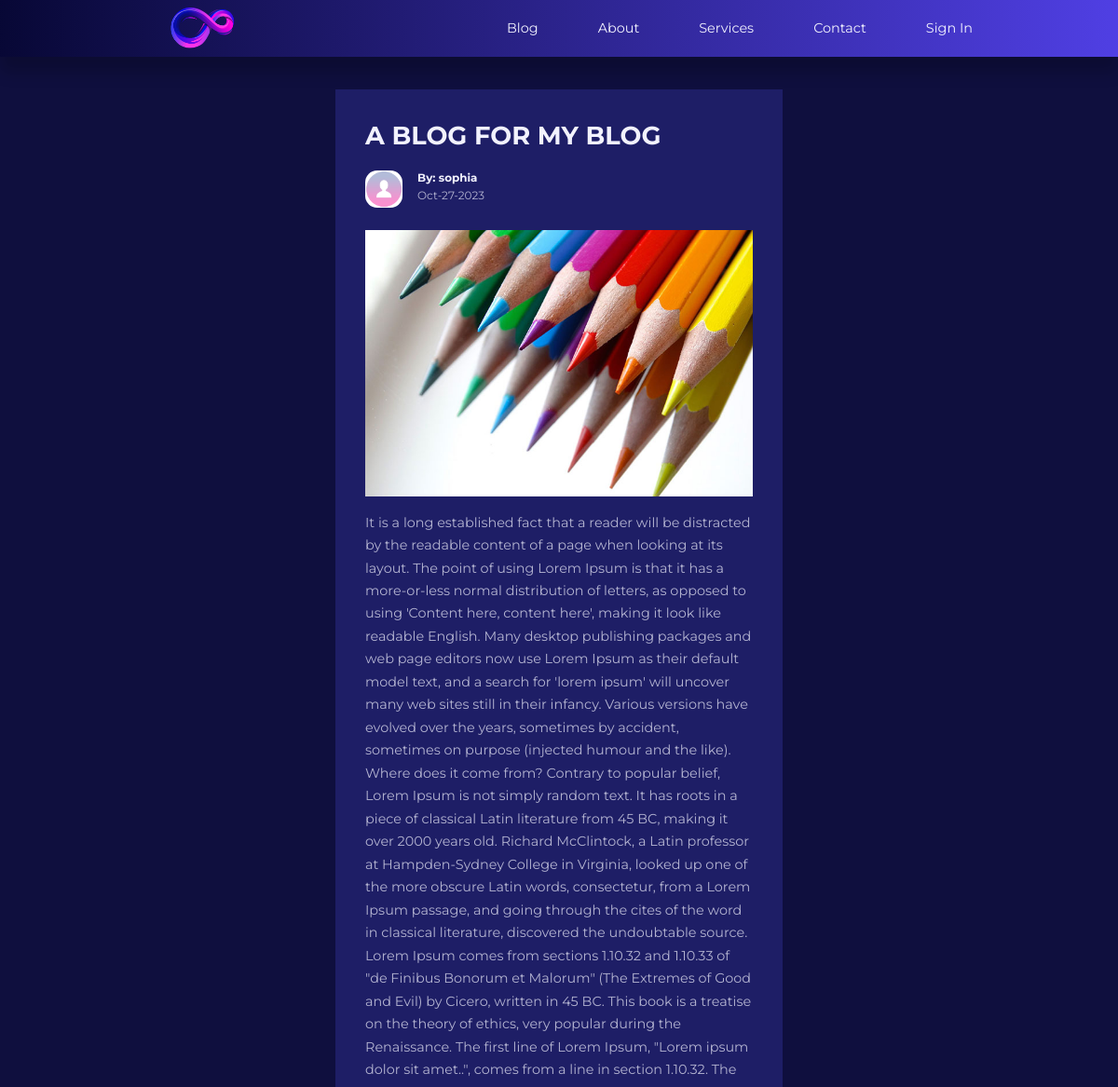
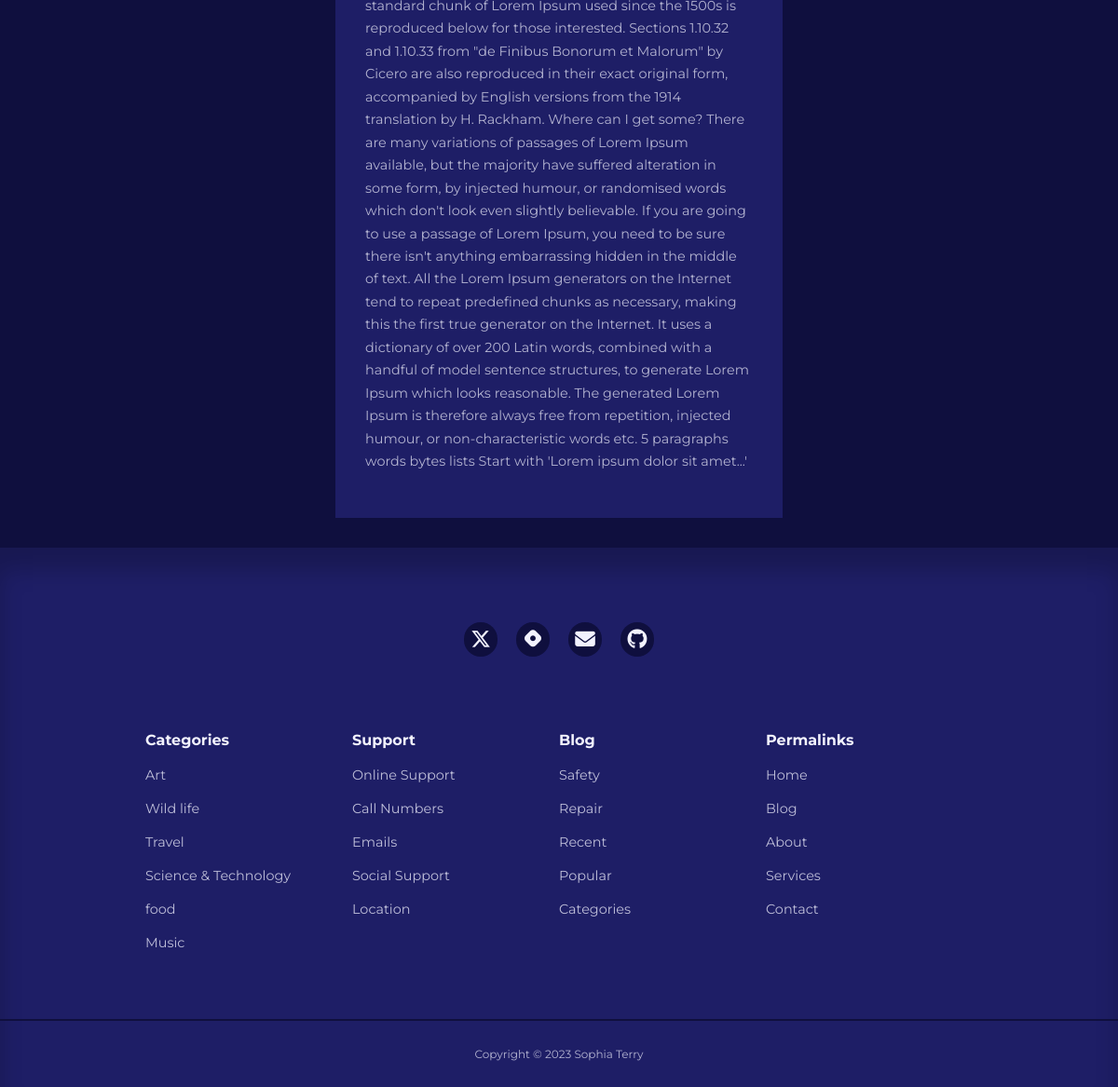
Screenshot of /post/3 with the database file from the repository (2 pictures, top to bottom).
### app/models.py (models this page shows, shortened)
class Post(db.Model):
    id = db.Column(db.Integer, primary_key=True)
    title = db.Column(db.String(120))
    content = db.Column(db.Text)
    image = db.Column(db.String(120), nullable=True)
    timestamp = db.Column(db.DateTime, index=True, default=datetime.utcnow)
    user_id = db.Column(db.Integer, db.ForeignKey('user.id', name='fk_user_id'))
    category_id = db.Column(db.Integer, db.ForeignKey('category.id', name='fk_category_id'))
    category = db.relationship('Category', backref=db.backref('posts', lazy=True))

class User(UserMixin, db.Model):
    id = db.Column(db.Integer, primary_key=True)
    username = db.Column(db.String(100), index=True, unique=True)
    email = db.Column(db.String(120), index=True, unique=True)
    password_hash = db.Column(db.String(128))
    picture = db.Column(db.String(120), nullable=True)
    posts = db.relationship('Post', backref='author', lazy='dynamic')
    about_me = db.Column(db.String(140))
    last_seen = db.Column(db.DateTime, default=datetime.utcnow)
    followed = db.relationship(
        'User', secondary=followers,
        primaryjoin=(followers.c.follower_id == id),
        secondaryjoin=(followers.c.followed_id == id),
        backref=db.backref('followers', lazy='dynamic'), lazy='dynamic'
    )

### app/routes.py (the view)
@app.route('/post/<int:post_id>')
def single_post(post_id):
   post = Post.query.get_or_404(post_id)
   author = post.author
   return render_template('single_post.html', post=post, author=author)

### app/routes.py (called while the page is built)
@app.before_request
def before_request():
    if current_user.is_authenticated:
        current_user.last_seen = datetime.utcnow()
        db.session.commit()

### app/templates/single_post.html (shortened to what this page needs)
{% extends "base.html" %}
{% block content %}
    <section class="singlepost">
        <div class=" container singlepost__container">
            <h2>{{ post.title }}</h2>
            <div class="post__author">
                <div class="post__author-avator">
                            {% if current_user.is_authenticated %}
                            <img src="{{ url_for('static', filename='images/' + author.picture) }}" alt="avatar">
                            {% else %}
                            <img src="{{ url_for('static', filename='/images/default_profile_pc.png') }}" alt="Default Image">
                            {% endif %}
                </div>
                <div class="post__author-info">
                    <a href="{{ url_for('user', username=post.author.username) }}">
                    <h5>By: {{post.author.username }}</h5></a>
                    <small> {{ post.timestamp.strftime('%b-%d-%Y') }}</small>
                </div>
            </div>
            <div class="singlepost__thumbnail">
               {% if post.image %}
                <img src="{{ url_for('static', filename='images/' + post.image) }}" alt="Post Image">
                {% else %}
                <img src="{{ url_for('static', filename='/images/blog18.jpg') }}" alt="Default Image">
                {% endif %}
            </div>
            <p class="post__body">{{ post.content|safe }}</p>
        </div>
    </section>
{% endblock %}

### app/static/styles/styles.css (style rules this page uses)
:root { --color-primary: #6f6af8; --color-primary-light: hsl(242, 91%, 69%, 18%); --color-primary-variant: #5854c7; --color-red: #da0f3f; --color-red-light: hsl(346, 87%, 46%, 15%); --color-green: #00c476; --color-green-light: hsl(156, 100%, 38%, 15%); --color-gray-900: #1e1e66; --color-gray-700: #2d2b7c; --color-gray-300: rgba(242, 242, 254, 0.3); --color-gray-200: rgba(242, 242, 254, 0.7); --color-white: #f2f2fe; --color-bg: #0f0f3e; --transition: all 300ms ease; --container-width-lg: 74%; --container-width-md: 88%; --form-width: 40%; --card-border-radius-1: 0.3rem; --card-border-radius-2: 0.5rem; --card-border-radius-3: 0.8rem; --card-border-radius-4: 2rem; --card-border-radius-5: 5rem; }
* { box-sizing: border-box; margin: 0; padding: 0; outline: 0; border: 0; appearance: 0; list-style: none; text-decoration: none; }
body { font-family: 'Montserrat', sans-serif; line-height: 1.6; color: var(--color-gray-200); overflow-x: hidden; background: var(--color-bg); font-size: 0.9rem; }
.container { width: var(--container-width-lg); max-width: 1800px; margin-inline: auto; }
section { margin-top: 3rem; width: 100vw; }
h1, h2, h3, h4, h5 { color: var(--color-white); line-height: 1.3; }
h2 { font-size: 1.7rem; margin: 1rem 0; }
a { color: var(--color-white); transition: var(--transition); }
img { display: block; width: 100%; height: 100%; object-fit: cover; }
.post__author { display: flex; gap: 1rem; margin-top: 1.2rem; }
.post__author-avator { width: 2.5rem; height: 2.5rem; border-radius: var(--card-border-radius-3); overflow: hidden; }
.singlepost { margin: 6rem 0 2rem; }
.singlepost__container { width: var(--form-width); background: var(--color-gray-900); padding: 1rem 2rem 3rem; }
.singlepost__container p { margin-top: 1rem; line-height: 1.7; }
.singlepost__thumbnail { margin: 1.5rem 0 1rem; }

### rows the page displays
Post: title "A BLOG FOR MY BLOG", timestamp "Oct-27-2023", image (picture), content "It is a long established fact that a reader will be distracted by the readable content of a page when looking at its layout. The point of using Lorem Ipsum is that it has a more-or-less normal distribution of letters, as opposed to using 'Content here, content here', making it look like readable English. Many desktop publishing packages and web page editors now use Lorem Ipsum as their default model text, and a search for 'lorem ipsum' will uncover many web sites still in their infancy. Various versions have evolved over the years, sometimes by accident, sometimes on purpose (injected humour and the like). Where does it come from? Contrary to popular belief, Lorem Ipsum is not simply random…"
User: author.username "sophia"
